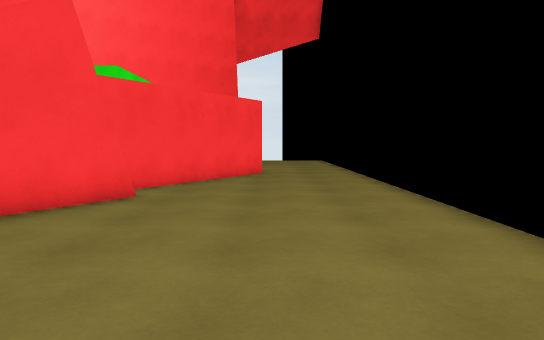
View 1 (above)

13 first-person views from a walk through a 3-D level made in the Unity game engine. The camera is 1.3 m above the floor, tilts 4° down and sees 70° across. The floor is counted in squares, 1 m on a side. Each view is taken from the middle of a square. On the plan, view 1 faces up. The plan holds only what a view shows up to about 16 squares ahead; the rest is blank. The place goes on beyond the plan.

View 2
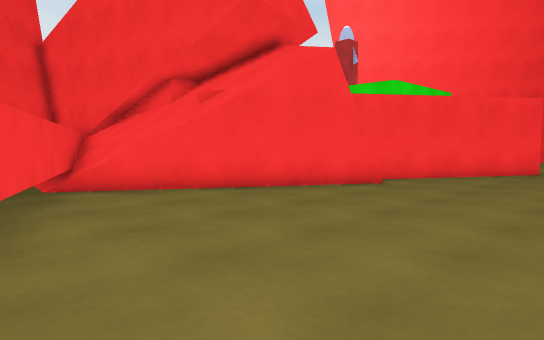

View 3
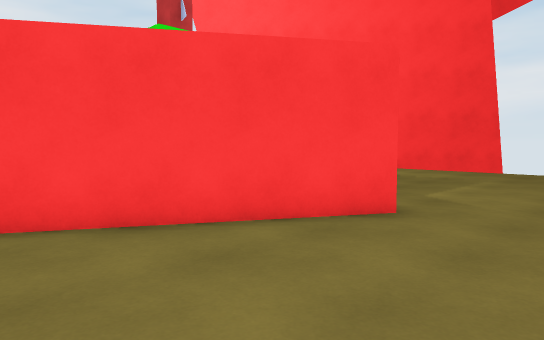

View 4
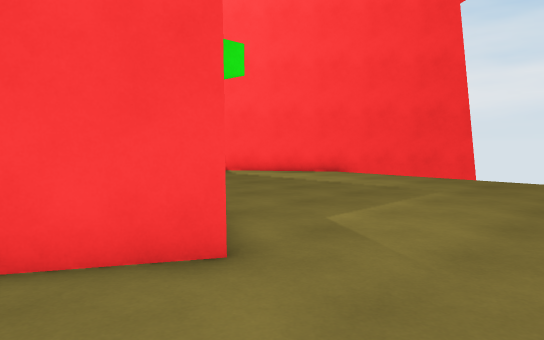

View 5
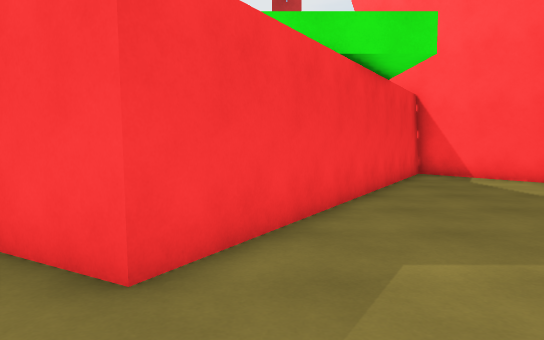

View 6
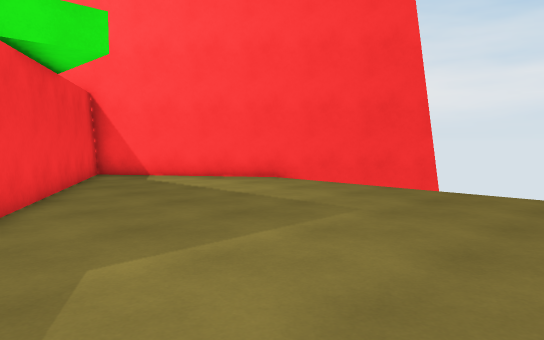

View 7
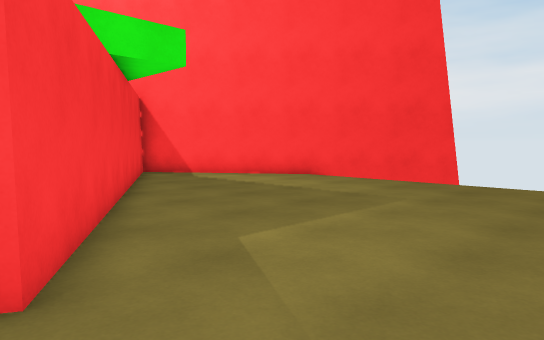

View 8
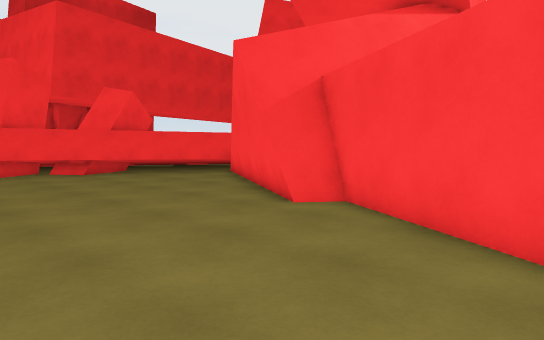

View 9
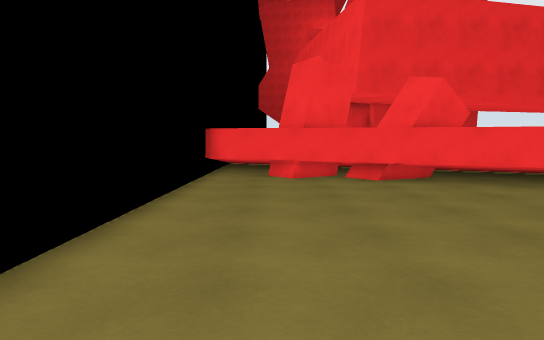

View 10
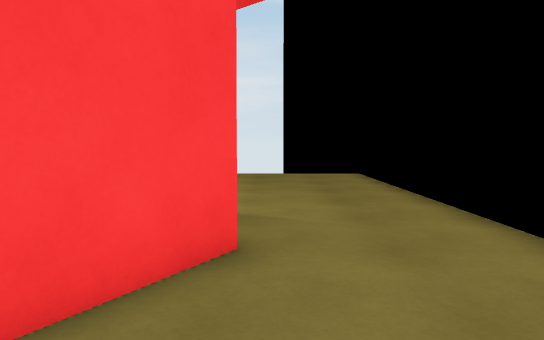

View 11
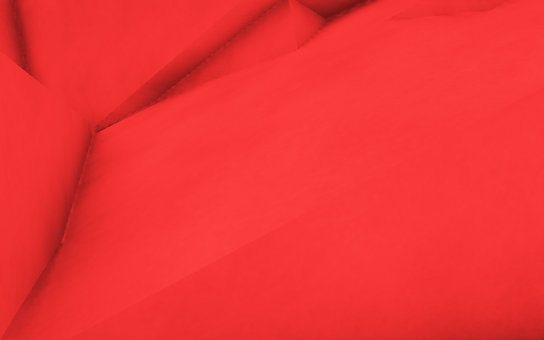

View 12
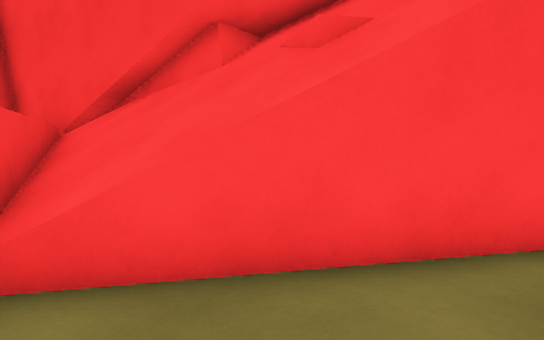

View 13
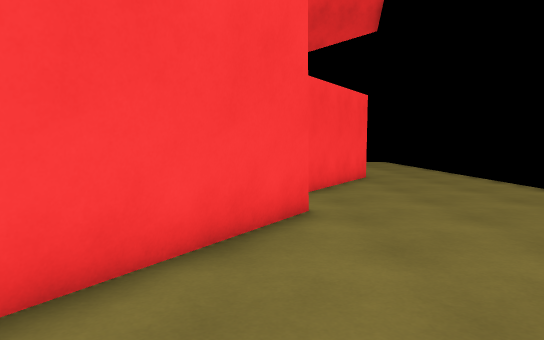

### Floor plan
Points are (right, up) in squares from view 1. A wall is a line through its corners. A room is listed if a view was taken in it or the views show most of it. See-through windows are left out.
Room 1 (views 1, 2, 3, 4, 5, 6, 7, 8, 9, 10, 11, 12, 13)
walls: (-3.3, 9.1) (-7.9, 1.4); (-3.1, 9) (-6.5, 3.2); (-4.5, 9.6) (-3.3, 8.6); (-4.6, 9.4) (-3.4, 8.4); (-5.1, 29.6) (-13.1, 23.9); (-13.2, 24.1) (-0.4, 16.7) (-4.3, 10); (-8.7, 1.6) (3.8, -3.8)
low walls: (-4.3, 10) (-3.1, 9); (-4.4, 9.7) (-3.2, 8.8); (-5.6, 29.5) (-13.2, 24.1); (-4.8, -2.4) (-2.9, -1.4) (-2, -2.8); (-1.5, -3.4) (0.2, -2.2) (1, -3.4)
ways out: opening at (-7.5, 2)

Positions as (right, up) in squares from view 1, and headings:
1: (0, 0), facing up
2: (3, -2), facing up-left
3: (3, 10), facing up-left
4: (3, 14), facing up-left
5: (3, 18), facing left
6: (3, 18), facing up-left
7: (3, 16), facing up-left
8: (3, 15), facing down-left
9: (1, 12), facing down
10: (0, 12), facing up
11: (-6, 1), facing up-left
12: (-4, 1), facing up-left
13: (-4, 2), facing up
